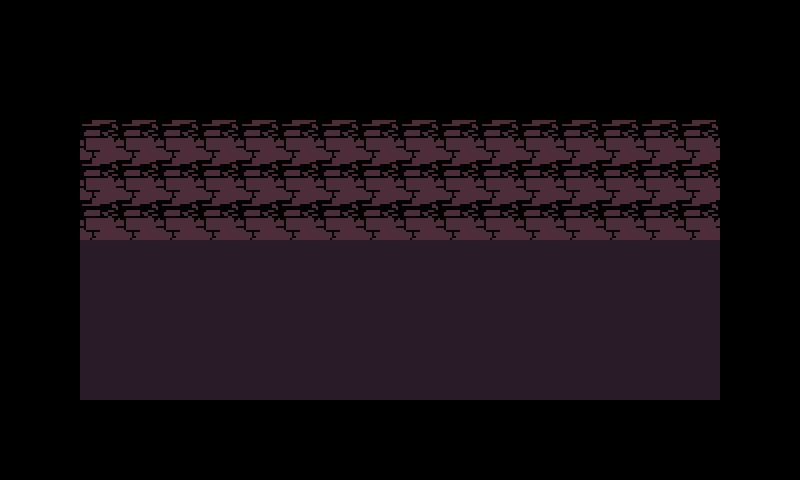

Rendered tile map (Tiled .tmx) drawn with the repository's tilesets; below, a short description and the full map source, tile grids included:
An orthogonal 20x12 tile map with 40x40 px tiles, 1 tile layer (Tile Layer 1) and 6 objects (spawn, npc).

<map version="1.9" tiledversion="1.9.0" orientation="orthogonal" renderorder="right-down" width="20" height="12" tilewidth="40" tileheight="40" infinite="0" nextlayerid="5" nextobjectid="7">
 <tileset firstgid="1" source="../tilesets/basement1.tsx" />
 <layer id="1" name="Tile Layer 1" width="20" height="12">
  <data encoding="csv">
0,0,0,0,0,0,0,0,0,0,0,0,0,0,0,0,0,0,0,0,
0,0,0,0,0,0,0,0,0,0,0,0,0,0,0,0,0,0,0,0,
0,0,0,0,0,0,0,0,0,0,0,0,0,0,0,0,0,0,0,0,
0,0,49,49,49,49,49,49,49,49,49,49,49,49,49,49,49,49,0,0,
0,0,49,49,49,49,49,49,49,49,49,49,49,49,49,49,49,49,0,0,
0,0,49,49,49,49,49,49,49,49,49,49,49,49,49,49,49,49,0,0,
0,0,30,30,30,30,30,30,30,30,30,30,30,30,30,30,30,30,0,0,
0,0,30,30,30,30,30,30,30,30,30,30,30,30,30,30,30,30,0,0,
0,0,30,30,30,30,30,30,30,30,30,30,30,30,30,30,30,30,0,0,
0,0,30,30,30,30,30,30,30,30,30,30,30,30,30,30,30,30,0,0,
0,0,0,0,0,0,0,0,0,0,0,0,0,0,0,0,0,0,0,0,
0,0,0,0,0,0,0,0,0,0,0,0,0,0,0,0,0,0,0,0
</data>
 </layer>
 <objectgroup id="2" name="collision">
  <object id="1" x="80" y="200" width="640" height="40" />
  <object id="2" x="720" y="240" width="40" height="160" />
  <object id="3" x="80" y="400" width="640" height="40" />
  <object id="4" x="40" y="240" width="40" height="160" />
 </objectgroup>
 <objectgroup id="3" name="markers">
  <object id="5" name="spawn" x="160" y="320">
   <point />
  </object>
 </objectgroup>
 <objectgroup id="4" name="objects">
  <object id="6" name="npc" x="560" y="320">
   <properties>
    <property name="actor" value="spamgolorneo" />
   </properties>
   <point />
  </object>
 </objectgroup>
</map>
